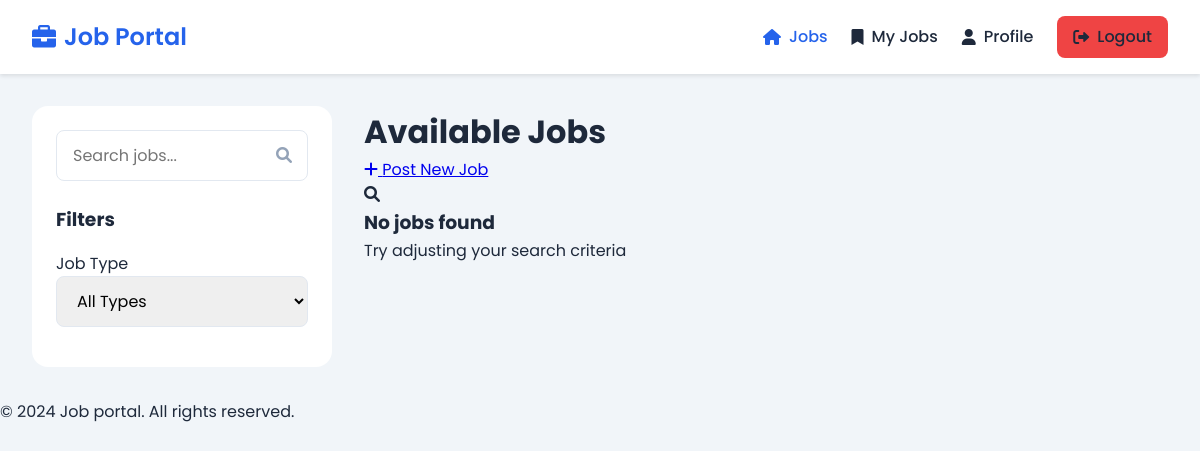
Before: / (signed in) with the older database file.
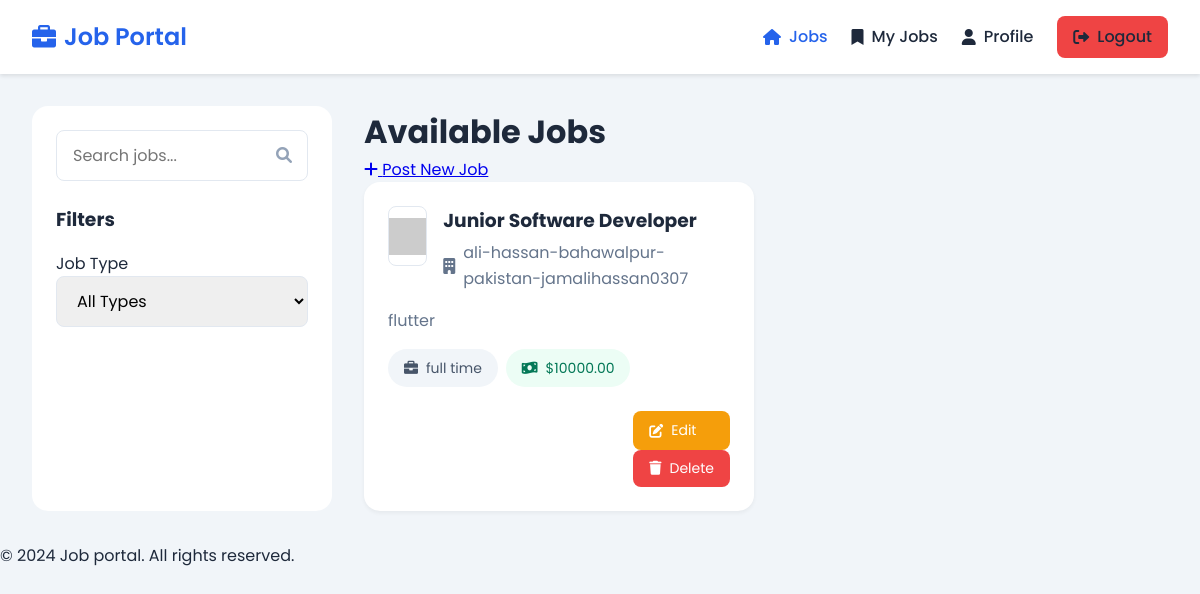
After: the same page with the newer database file.
### myapp/models.py (models this page shows, shortened)
class Job(models.Model):
    title = models.CharField(max_length=100)
    description = models.TextField()
    company = models.CharField(max_length=100)
    logo = models.TextField(null=True, blank=True)
    jobType = models.CharField(max_length=50)
    salary = models.DecimalField(max_digits=10, decimal_places=2)
    createdAt = models.BigIntegerField()
    user = models.ForeignKey(User, on_delete=models.CASCADE)

### myapp/views.py (the view)
# urls.py: 2. Add a URL to urlpatterns:  path('', views.home, name='home')
@login_required
def home(request):
    jobs = Job.objects.all().order_by('-createdAt')
    return render(request, 'home.html', {'jobs': jobs})

### templates/home.html (shortened to what this page needs)
{% extends 'base.html' %}
{% block content %}
<div class="dashboard">
  <div class="sidebar">
    <div class="search-box">
      <input type="text" placeholder="Search jobs..." id="searchJobs" />
      <i class="fas fa-search"></i>
    </div>
    <div class="filters">
      <h3>Filters</h3>
      <div class="filter-group">
        <label>Job Type</label>
        <select id="filterJobType">
          <option value="">All Types</option>
        </select>
      </div>
    </div>
  </div>
  <div class="main-content">
    <div class="page-header">
      <h1>Available Jobs</h1>
      {% if user.role.name == 'admin' %}
      <div class="admin-controls">
        <a href="{% url 'post_job' %}" class="add-job-btn">
          <i class="fas fa-plus"></i> Post New Job
        </a>
      </div>
      {% endif %}
    </div>
    <div class="jobs-grid">
      {% for job in jobs %}
      <div class="job-card">
        <div class="job-card-header">
          <div class="job-logo">
            <img src="{{ job.logo|default:'https://via.placeholder.com/60' }}"
                 alt="{{ job.company }}"
                 onerror="this.src='https://via.placeholder.com/60'">
          </div>
          <div class="job-title">
            <h3>{{ job.title }}</h3>
            <div class="job-company">
              <i class="fas fa-building"></i>
              {{ job.company }}
            </div>
          </div>
        </div>
        <div class="job-body">
          <p class="job-description">{{ job.description }}</p>
          <div class="job-meta">
            <div class="job-tags">
              <span class="job-tag">
                <i class="fas fa-briefcase"></i>
                {{ job.jobType }}
              </span>
              <span class="job-tag salary-tag">
                <i class="fas fa-money-bill-wave"></i>
                ${{ job.salary }}
              </span>
            </div>
          </div>
        </div>
        <div class="job-footer">
          {% if user.role.name == 'admin' %}
          <div class="job-actions">
            <a href="{% url 'edit_job' job.id %}" class="action-btn edit-btn">
              <i class="fas fa-edit"></i> Edit
            </a>
            <form method="POST" action="{% url 'delete_job' job.id %}" style="display: inline;">
              <button type="submit" class="action-btn delete-btn" onclick="return confirm('Are you sure you want to delete this job?')">
                <i class="fas fa-trash"></i> Delete
              </button>
            </form>
          </div>
          {% else %}
          <a href="{% url 'apply_job' job.id %}" class="action-btn apply-btn">
            <i class="fas fa-paper-plane"></i> Apply Now
          </a>
          {% endif %}
        </div>
      </div>
      {% empty %}
      <div class="no-jobs-found">
        <i class="fas fa-search"></i>
        <h3>No jobs found</h3>
        <p>Try adjusting your search criteria</p>
      </div>
      {% endfor %}
    </div>
  </div>
</div>
{% endblock %}

Changed rows visible on the page:
added Job: title "Junior Software Developer", company "ali-hassan-bahawalpur-pakistan-jamalihassan0307", description "flutter", jobType "full time", salary "10000.00"
Other visible differences:
text no longer shown: "No jobs found Try adjusting your search criteria"
